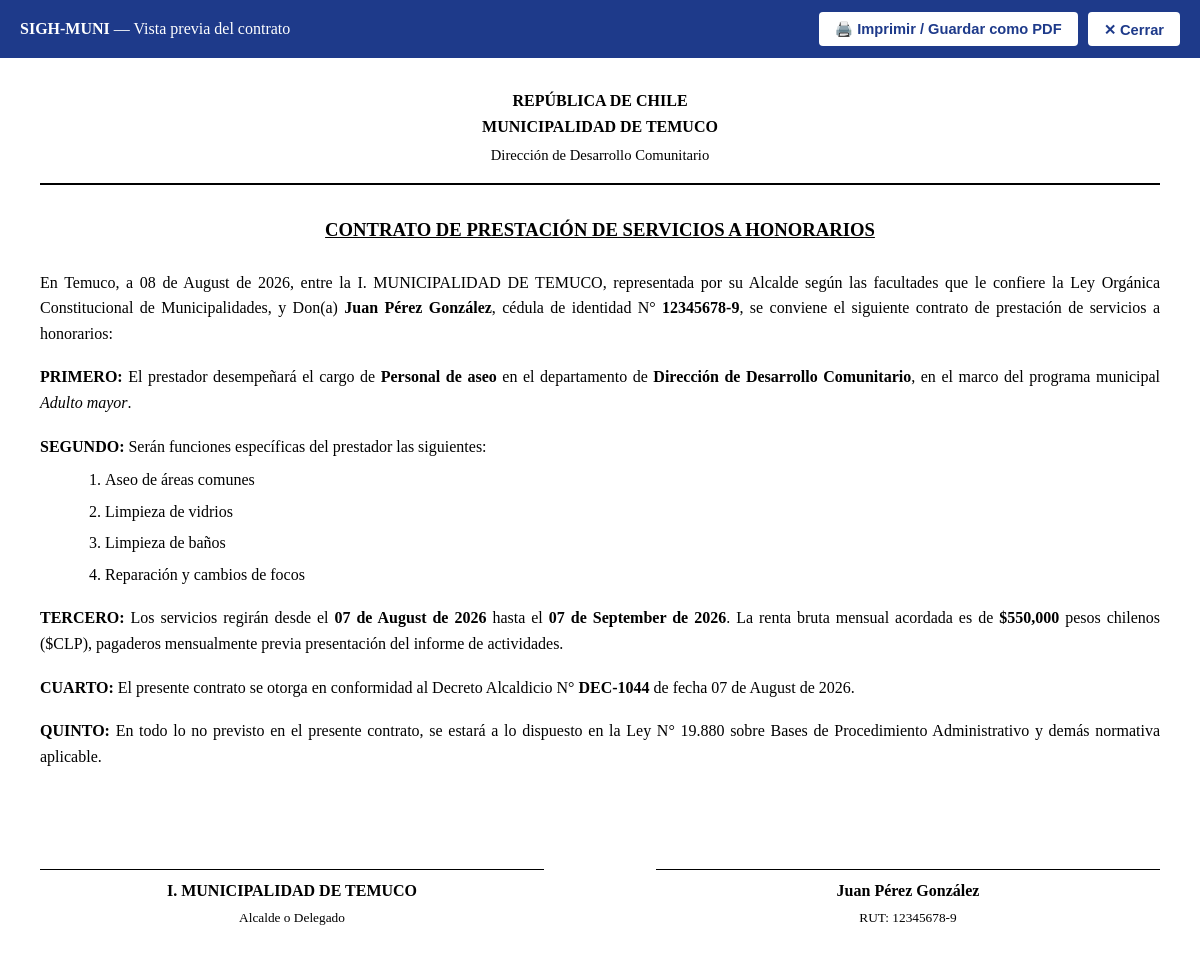
Screenshot of /contracts/2/preview (signed in) with the database file from the repository.
### app/models/user.py (models this page shows, shortened)
class Department(db.Model):
    __tablename__ = 'departments'
    id = db.Column(db.Integer, primary_key=True, autoincrement=True)
    code = db.Column(db.String(50), nullable=False, unique=True)
    name = db.Column(db.String(150), nullable=False)
    cost_center = db.Column(db.String(50), nullable=True)
    is_active = db.Column(db.Integer, nullable=False, default=1)
    created_at = db.Column(db.DateTime, nullable=False, default=datetime.utcnow)
    users = db.relationship('User', backref='department', lazy=True)

### app/models/contract.py (models this page shows, shortened)
class Contract(db.Model):
    __tablename__ = 'contracts'
    id = db.Column(db.Integer, primary_key=True)
    provider_id = db.Column(db.Integer, db.ForeignKey('service_providers.id'), nullable=False)
    department_id = db.Column(db.Integer, db.ForeignKey('departments.id'), nullable=False)
    creation_type = db.Column(db.String(50), default='CREADO')
    contract_number = db.Column(db.String(50), unique=True, nullable=False)
    decline_number = db.Column(db.String(50), nullable=True)
    decline_date = db.Column(db.Date, nullable=True)
    position_title = db.Column(db.String(150), nullable=False)
    program_name = db.Column(db.String(150), nullable=True)
    monthly_amount_gross = db.Column(db.Float, nullable=False)
    total_contract_amount = db.Column(db.Float, nullable=False)
    start_date = db.Column(db.Date, nullable=False)
    end_date = db.Column(db.Date, nullable=False)
    pdf_file_path = db.Column(db.String(255), nullable=True)
    ocr_processed = db.Column(db.Integer, default=0)
    status = db.Column(db.String(30), default='BORRADOR')
    created_at = db.Column(db.DateTime, default=datetime.utcnow)
    provider = db.relationship('ServiceProvider', back_populates='contracts', lazy=True)
    department = db.relationship('Department', backref=db.backref('department_contracts', lazy=True))
    functions = db.relationship('ContractFunction', backref='contract', cascade='all, delete-orphan', lazy=True,
                                order_by='ContractFunction.function_order')
    payments = db.relationship('MonthlyPayment', back_populates='contract', lazy=True, cascade='all, delete-orphan')

class ContractFunction(db.Model):
    __tablename__ = 'contract_functions'
    id = db.Column(db.Integer, primary_key=True)
    contract_id = db.Column(db.Integer, db.ForeignKey('contracts.id'), nullable=False)
    function_order = db.Column(db.Integer, nullable=False)
    function_description = db.Column(db.Text, nullable=False)
    is_mandatory_for_payment = db.Column(db.Integer, default=1)
    created_at = db.Column(db.DateTime, default=datetime.utcnow)

### app/models/provider.py (models this page shows, shortened)
class ServiceProvider(db.Model):
    __tablename__ = 'service_providers'
    id = db.Column(db.Integer, primary_key=True, autoincrement=True)
    rut = db.Column(db.String(20), nullable=False, unique=True, index=True)
    first_name = db.Column(db.String(100), nullable=False)
    paternal_last_name = db.Column(db.String(100), nullable=False)
    maternal_last_name = db.Column(db.String(100), nullable=True)
    email = db.Column(db.String(120), nullable=True)
    phone = db.Column(db.String(50), nullable=True)
    address = db.Column(db.Text, nullable=True)
    bank_name = db.Column(db.String(100), nullable=True)
    account_type = db.Column(db.String(50), nullable=True)
    account_number = db.Column(db.String(50), nullable=True)
    created_at = db.Column(db.DateTime, nullable=False, default=datetime.utcnow)
    contracts = db.relationship('Contract', back_populates='provider', lazy=True, cascade="all, delete-orphan")
    @property
    def full_name(self):
        maternal = f" {self.maternal_last_name}" if self.maternal_last_name else ""
        return f"{self.first_name} {self.paternal_last_name}{maternal}"

### app/routes/contract_builder.py (the view)
@contract_builder_bp.route('/<int:contract_id>/preview')
@login_required
def preview(contract_id):
    contract = Contract.query.get_or_404(contract_id)
    return generate_contract_html(contract)

### app/__init__.py (called while the page is built)
def create_app(config_class=Config):
    app = Flask(__name__)
    app.config.from_object(config_class)
    os.makedirs(app.config['UPLOAD_FOLDER'], exist_ok=True)
    db.init_app(app)
    migrate.init_app(app, db)
    if 'sqlite' in app.config['SQLALCHEMY_DATABASE_URI']:
        from sqlalchemy import event
        from sqlalchemy.engine import Engine
        @event.listens_for(Engine, "connect")
        def set_sqlite_pragma(dbapi_connection, connection_record):
            cursor = dbapi_connection.cursor()
            cursor.execute("PRAGMA foreign_keys=ON;")
            cursor.close()
    from app.auth.routes import auth_bp
    app.register_blueprint(auth_bp, url_prefix='/auth')
    from app.routes import register_routes
    register_routes(app)
    return app

### app/auth/utils.py (called while the page is built)
def login_required(f):
    @wraps(f)
    def decorated_function(*args, **kwargs):
        if 'user_id' not in session:
            flash('Debes iniciar sesión para acceder a esta sección.', 'warning')
            return redirect(url_for('auth.login', next=request.url))
        return f(*args, **kwargs)
    return decorated_function

### app/services/pdf_generator.py (called while the page is built)
def generate_contract_html(contract):
    return render_template('contracts/pdf_template.html', contract=contract)

### app/templates/contracts/pdf_template.html (shortened to what this page needs)
<!DOCTYPE html>
<html lang="es">
<head>
</head>
<body>
    <div class="print-bar">
        <div>
            <strong>SIGH-MUNI</strong> — Vista previa del contrato
        </div>
        <div style="display: flex; gap: 10px;">
            <button onclick="window.print()">🖨️ Imprimir / Guardar como PDF</button>
            <button onclick="window.close()">✕ Cerrar</button>
        </div>
    </div>
    <div class="header">
        República de Chile<br>
        Municipalidad de Temuco<br>
        <span style="font-size: 11pt; font-weight: normal; text-transform: none; margin-top: 5px; display: block;">
            {{ contract.department.name }}
        </span>
    </div>
    <div class="title">CONTRATO DE PRESTACIÓN DE SERVICIOS A HONORARIOS</div>
    <div class="section">
        En Temuco, a {{ contract.created_at.strftime('%d de %B de %Y') }}, entre la I. MUNICIPALIDAD DE TEMUCO, representada por su Alcalde según las facultades que le confiere la Ley Orgánica Constitucional de Municipalidades, y Don(a) <strong>{{ contract.provider.full_name }}</strong>, cédula de identidad N° <strong>{{ contract.provider.rut }}</strong>, se conviene el siguiente contrato de prestación de servicios a honorarios:
    </div>
    <div class="section">
        <strong>PRIMERO:</strong> El prestador desempeñará el cargo de <strong>{{ contract.position_title }}</strong> en el departamento de <strong>{{ contract.department.name }}</strong>, en el marco del programa municipal <em>{{ contract.program_name or 'Gestión Municipal' }}</em>.
    </div>
    <div class="section">
        <strong>SEGUNDO:</strong> Serán funciones específicas del prestador las siguientes:
        <ol class="functions-list">
            {% for f in contract.functions %}
            <li>{{ f.function_description }}</li>
            {% endfor %}
        </ol>
    </div>
    <div class="section">
        <strong>TERCERO:</strong> Los servicios regirán desde el <strong>{{ contract.start_date.strftime('%d de %B de %Y') }}</strong> hasta el <strong>{{ contract.end_date.strftime('%d de %B de %Y') }}</strong>. La renta bruta mensual acordada es de <strong>${{ "{:,.0f}".format(contract.monthly_amount_gross) }}</strong> pesos chilenos ($CLP), pagaderos mensualmente previa presentación del informe de actividades.
    </div>
    {% if contract.decline_number %}
    <div class="section">
        <strong>CUARTO:</strong> El presente contrato se otorga en conformidad al Decreto Alcaldicio N° <strong>{{ contract.decline_number }}</strong>{% if contract.decline_date %} de fecha {{ contract.decline_date.strftime('%d de %B de %Y') }}{% endif %}.
    </div>
    {% endif %}
    <div class="section">
        <strong>{% if contract.decline_number %}QUINTO{% else %}CUARTO{% endif %}:</strong> En todo lo no previsto en el presente contrato, se estará a lo dispuesto en la Ley N° 19.880 sobre Bases de Procedimiento Administrativo y demás normativa aplicable.
    </div>
    <div class="signatures">
        <div class="signature-box">
            <strong>I. MUNICIPALIDAD DE TEMUCO</strong><br>
            <span style="font-size: 10pt;">Alcalde o Delegado</span>
        </div>
        <div class="signature-box">
            <strong>{{ contract.provider.full_name }}</strong><br>
            <span style="font-size: 10pt;">RUT: {{ contract.provider.rut }}</span>
        </div>
    </div>
</body>
</html>

### app/templates/contracts/pdf_template.html (style rules this page uses)
* { box-sizing: border-box; }
body { font-family: 'Times New Roman', Times, serif; font-size: 12pt; line-height: 1.6; margin: 40px; color: #000; }
.header { text-align: center; font-weight: bold; text-transform: uppercase; margin-bottom: 30px; border-bottom: 2px solid #000; padding-bottom: 15px; }
.title { text-align: center; font-size: 14pt; font-weight: bold; margin-bottom: 25px; text-decoration: underline; }
.section { margin-bottom: 18px; text-align: justify; }
.functions-list { margin-left: 25px; margin-top: 8px; }
.functions-list li { margin-bottom: 6px; }
.signatures { margin-top: 100px; display: flex; justify-content: space-between; }
.signature-box { text-align: center; width: 45%; border-top: 1px solid #000; padding-top: 8px; }
.print-bar { background: #1e3a8a; color: white; padding: 12px 20px; display: flex; justify-content: space-between; align-items: center; margin: -40px -40px 30px -40px; }
.print-bar button { background: white; color: #1e3a8a; border: none; padding: 8px 16px; font-weight: bold; border-radius: 4px; cursor: pointer; font-size: 11pt; }

### rows the page displays
Department: department.name "Dirección de Desarrollo Comunitario"
Contract: created_at "08 de August de 2026", position_title "Personal de aseo", program_name "Adulto mayor", start_date "07 de August de 2026", end_date "07 de September de 2026", monthly_amount_gross "550,000", decline_number "DEC-1044", decline_date "07 de August de 2026"
ServiceProvider: provider.full_name "Juan Pérez González", provider.rut "12345678-9"
ContractFunction: function_description "Aseo de áreas comunes"
ContractFunction: function_description "Limpieza de vidrios"
ContractFunction: function_description "Limpieza de baños"
ContractFunction: function_description "Reparación y cambios de focos"
